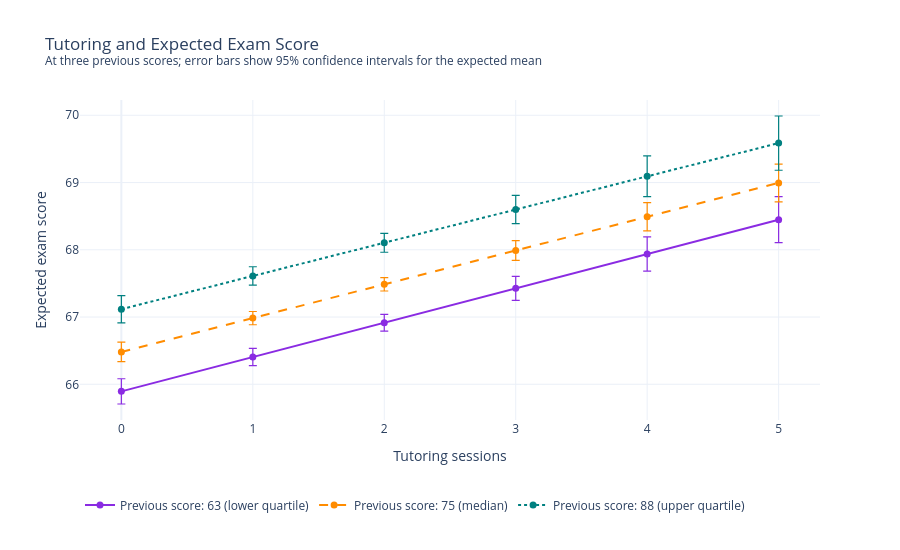

Notebook code cell kept with this figure:
### Markdown cell above
### H2 Visualisation: Tutoring and Previous Scores

This chart will show expected exam scores across 0–5 tutoring sessions
at previous scores of 63, 75 and 88, using the full interaction model.

Each line represents predictions at a fixed previous score. Error bars
show pointwise 95% confidence intervals for the expected mean, calculated
using the model’s HC3 robust covariance estimates.

Similar slopes indicate a small estimated interaction. The formal
interaction test, rather than confidence-interval overlap, will be used
to assess evidence that the slopes differ.

These are model predictions, not individual student outcomes or
evidence of a causal effect of tutoring.

### Code cell
# Created with assistance from ChatGPT.
# Sources:
# https://www.statsmodels.org/stable/generated/statsmodels.regression.linear_model.OLSResults.get_prediction.html
# https://plotly.com/python/error-bars/


h2_interaction_fig = go.Figure()

# Use representative previous scores and distinct visual styles.
h2_chart_settings = [
    (63, "Previous score: 63 (lower quartile)", "blueviolet", "solid"),
    (75, "Previous score: 75 (median)", "darkorange", "dash"),
    (88, "Previous score: 88 (upper quartile)", "teal", "dot")
]

for previous_score, label, colour, line_style in h2_chart_settings:
    # Apply the same centring values used to fit the full model.
    prediction_data = pd.DataFrame({
        "Tutoring_Centred": np.arange(6) - h2_tutoring_mean,
        "Previous_Centred": previous_score - h2_previous_mean
    })

    predictions = h2_model.get_prediction(
        prediction_data
    ).summary_frame(alpha=0.05)

    h2_interaction_fig.add_trace(go.Scatter(
        x=np.arange(6),
        y=predictions["mean"],
        mode="lines+markers",
        name=label,
        line=dict(color=colour, width=2, dash=line_style),
        marker=dict(size=7),
        error_y=dict(
            type="data",
            symmetric=False,
            array=predictions["mean_ci_upper"] - predictions["mean"],
            arrayminus=predictions["mean"] - predictions["mean_ci_lower"],
            color=colour,
            thickness=1.2,
            width=4
        ),
        hovertemplate=(
            "Tutoring sessions: %{x}<br>"
            "Expected exam score: %{y:.2f}<extra>%{fullData.name}</extra>"
        )
    ))

h2_interaction_fig.update_layout(
    title=dict(
        text=(
            "Tutoring and Expected Exam Score"
            "<br><sup>At three previous scores; error bars show "
            "95% confidence intervals for the expected mean</sup>"
        )
    ),
    xaxis_title="Tutoring sessions",
    yaxis_title="Expected exam score",
    template="plotly_white",
    height=550,
    legend=dict(
        orientation="h",
        yanchor="top",
        y=-0.22,
        xanchor="left",
        x=0
    ),
    margin=dict(t=100, b=130)
)

h2_interaction_fig.update_xaxes(dtick=1)

# Save the interactive chart.
Path("../visualisations").mkdir(parents=True, exist_ok=True)
h2_interaction_fig.write_html(
    "../visualisations/h2_tutoring_interaction.html"
)

h2_interaction_fig.show()

### Figure 1 — Plotly figure (JSON) as saved in the notebook; plotly's stock layout.template omitted (floating-point values rounded to 4 significant figures)
{"data": [{"error_y": {"array": [0.1878, 0.1292, 0.1245, 0.1782, 0.2557, 0.3413], "arrayminus": [0.1878, 0.1292, 0.1245, 0.1782, 0.2557, 0.3413], "color": "blueviolet", "symmetric": false, "thickness": 1.2, "type": "data", "width": 4}, "hovertemplate": "Tutoring sessions: %{x}<br>Expected exam score: %{y:.2f}<extra>%{fullData.name}</extra>", "line": {"color": "blueviolet", "dash": "solid", "width": 2}, "marker": {"size": 7}, "mode": "lines+markers", "name": "Previous score: 63 (lower quartile)", "type": "scatter", "x": [0, 1, 2, 3, 4, 5], "y": [65.9, 66.41, 66.92, 67.43, 67.94, 68.45]}, {"error_y": {"array": [0.1452, 0.09857, 0.09894, 0.1459, 0.2103, 0.2804], "arrayminus": [0.1452, 0.09857, 0.09894, 0.1459, 0.2103, 0.2804], "color": "darkorange", "symmetric": false, "thickness": 1.2, "type": "data", "width": 4}, "hovertemplate": "Tutoring sessions: %{x}<br>Expected exam score: %{y:.2f}<extra>%{fullData.name}</extra>", "line": {"color": "darkorange", "dash": "dash", "width": 2}, "marker": {"size": 7}, "mode": "lines+markers", "name": "Previous score: 75 (median)", "type": "scatter", "x": [0, 1, 2, 3, 4, 5], "y": [66.48, 66.98, 67.49, 67.99, 68.49, 68.99]}, {"error_y": {"array": [0.2024, 0.137, 0.1408, 0.2101, 0.3028, 0.4032], "arrayminus": [0.2024, 0.137, 0.1408, 0.2101, 0.3028, 0.4032], "color": "teal", "symmetric": false, "thickness": 1.2, "type": "data", "width": 4}, "hovertemplate": "Tutoring sessions: %{x}<br>Expected exam score: %{y:.2f}<extra>%{fullData.name}</extra>", "line": {"color": "teal", "dash": "dot", "width": 2}, "marker": {"size": 7}, "mode": "lines+markers", "name": "Previous score: 88 (upper quartile)", "type": "scatter", "x": [0, 1, 2, 3, 4, 5], "y": [67.12, 67.61, 68.1, 68.6, 69.09, 69.59]}], "layout": {"height": 550, "legend": {"orientation": "h", "x": 0, "xanchor": "left", "y": -0.22, "yanchor": "top"}, "margin": {"b": 130, "t": 100}, "title": {"text": "Tutoring and Expected Exam Score<br><sup>At three previous scores; error bars show 95% confidence intervals for the expected mean</sup>"}, "xaxis": {"dtick": 1, "title": {"text": "Tutoring sessions"}}, "yaxis": {"title": {"text": "Expected exam score"}}}}
